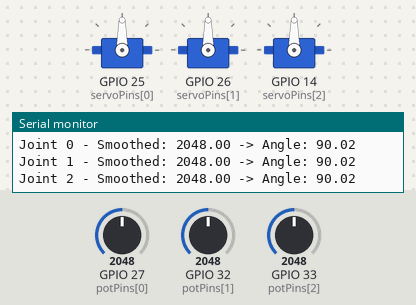
This sketch was run on a simulated ESP32. On the bench: 3 × servo, the last lines printed to the serial monitor. The test bench sets the inputs (shaded band); at power-on: GPIO 27 (potPins[0]) = 2048, GPIO 32 (potPins[1]) = 2048, GPIO 33 (potPins[2]) = 2048.

Above: at 1.2 s.
1.3 s: GPIO 27 (potPins[0]) set to 246
At 3.1 s:
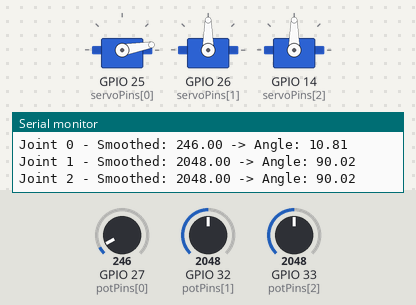
4.3 s: GPIO 27 (potPins[0]) set to 216
At 6.0 s:
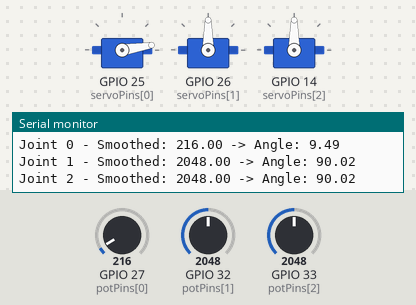
7.3 s: GPIO 32 (potPins[1]) set to 2214
At 7.53 s:
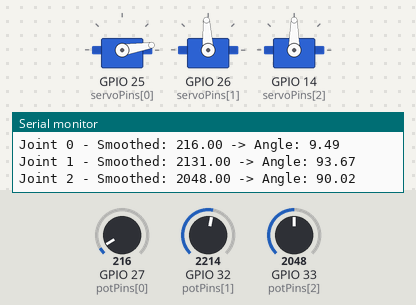
10.3 s: GPIO 32 (potPins[1]) set to 2275
At 10.68 s:
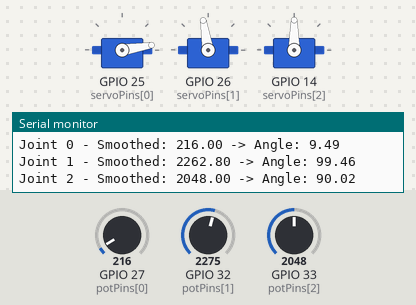
12.2 s: GPIO 33 (potPins[2]) set to 2866
At 13.4 s:
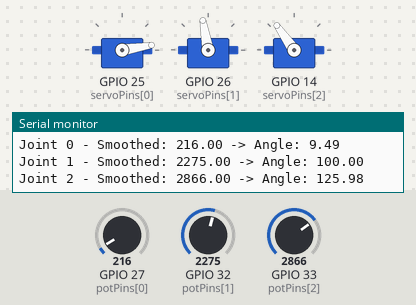
15.2 s: GPIO 27 (potPins[0]) set to 491
At 16.9 s:
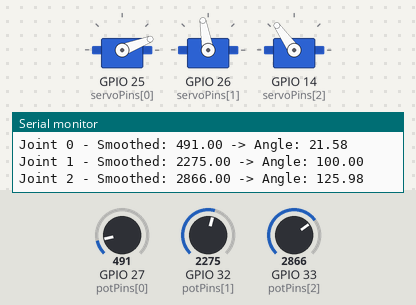
Timing chart, 0 to 18.4 s (numbered marks = the images above; inputs shaded):
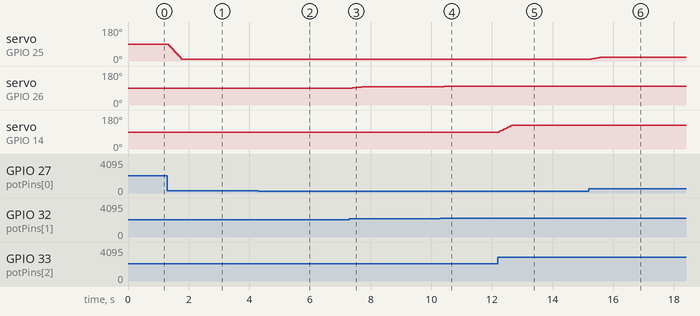

Measured:
- after the input at 1.3 s, servo on GPIO 25 (servoPins[0]): moves from 90° to 10° over 0.42 s, starting after 0.05 s
- after the input at 4.3 s, servo on GPIO 25 (servoPins[0]): 10° → 9° after 0.28 s
- after the input at 7.3 s, servo on GPIO 26 (servoPins[1]): 90° → 92° after 0.09 s, → 95° 0.14 s later, → 97° 0.18 s later
- after the input at 10.3 s, servo on GPIO 26 (servoPins[1]): 97° → 98° after 0.13 s, → 99° 0.18 s later, → 100° 0.14 s later
- after the input at 12.2 s, servo on GPIO 14 (servoPins[2]): moves from 90° to 125° over 0.42 s, starting at once
- after the input at 15.2 s, servo on GPIO 25 (servoPins[0]): moves from 9° to 21° over 0.42 s, starting at once

The sketch:

servoController.ino
```cpp
#include <ESP32Servo.h>

const int NUM_JOINTS = 3;
const int SMOOTHING_WINDOW = 10;

const int potPins[NUM_JOINTS] = {27, 32, 33};
const int servoPins[NUM_JOINTS] = {25, 26, 14};

const int MIN_ANGLE = 0;
const int MAX_ANGLE = 180;
const int MIN_ADC = 0;
const int MAX_ADC = 4095;

Servo servos[NUM_JOINTS];

// Smoothing buffers and indices
int readings[NUM_JOINTS][SMOOTHING_WINDOW] = {0};
int readIndex[NUM_JOINTS] = {0};
int total[NUM_JOINTS] = {0};

void setup() {
  Serial.begin(115200);
  Serial.println("Initializing...");

  /*attenuation determines range of input voltages the ADC can accurately measure
    ADC = Analog-Digital conversion
    ADC_11db enumerator defining 11 dB attenuation => up to 3.9V   */
  analogSetAttenuation(ADC_11db);

  for (int i = 0; i < NUM_JOINTS; i++) {
    servos[i].setPeriodHertz(50);
    servos[i].attach(servoPins[i]);
    servos[i].write(0);

    // Initialize smoothing buffers
    for (int j = 0; j < SMOOTHING_WINDOW; j++) {
      readings[i][j] = analogRead(potPins[i]);
      total[i] += readings[i][j];
    }
  }

  Serial.println("Setup complete.");
}

void loop() {
  for (int i = 0; i < NUM_JOINTS; i++) {
    int raw = analogRead(potPins[i]);

    // Remove oldest reading
    total[i] -= readings[i][readIndex[i]];
    // Replace with new reading
    readings[i][readIndex[i]] = raw;
    total[i] += raw;

    readIndex[i] = (readIndex[i] + 1) % SMOOTHING_WINDOW;

    float avg = total[i] / (float)SMOOTHING_WINDOW;
    float angle = analogToAngle(avg, MIN_ADC, MAX_ADC, MIN_ANGLE, MAX_ANGLE);

    Serial.print("Joint ");
    Serial.print(i);
    Serial.print(" - Smoothed: ");
    Serial.print(avg);
    Serial.print(" -> Angle: ");
    Serial.println(angle);

    servos[i].write(angle);
  }

  delay(40);
}
// Convert voltage ratio to angle using proportional mapping
float analogToAngle(float value, float min_reading, float max_reading, float min_angle, float max_angle) {
  return (value - min_reading) / (max_reading - min_reading) * (max_angle - min_angle) + min_angle;
}
```
